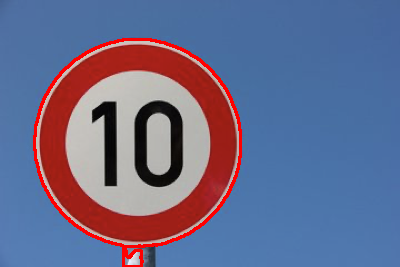
#> input picture Contornos/road102.png, 400 x 267 px, given in place of the camera
$ python camara_segmentation.py
#> lines starting #> are read from the running program, lines starting #| are printed output that depends on the picture; after the words box and inside, x2 and y2 are one past the last pixel; in counts of white or black regions, pixels touching at a corner belong together
#Codigo basado en el código de Alejandro Armenta Arellano
import cv2
import numpy as np
import time

IMG_ROW_RES = 480
IMG_COL_RES = 640

def init_camera():
    video_capture = cv2.VideoCapture(0)
    ret = video_capture.set(3, IMG_COL_RES)
    ret = video_capture.set(4, IMG_ROW_RES)
    return video_capture

def acquire_image(video_capture):
    ret, frame = video_capture.read()
#> frame is the input picture: shape (267, 400, 3); mean B, G, R 140.5, 107.2, 105
    scaled_rgb_frame = cv2.resize(frame, (0, 0), fx=0.25, fy=0.25)
    scaled_rgb_frame = scaled_rgb_frame[:, :, ::-1]
    return frame, scaled_rgb_frame

def show_frame(name, frame):
    cv2.imshow(name, frame)

lastPublication = 0.0
PUBLISH_TIME = 10

video_capture = init_camera()

while True:
    bgr_video, scaled_rgb_frame = acquire_image(video_capture)

    if np.abs(time.time() - lastPublication) > PUBLISH_TIME:
        try:
            print("No remote action needed ...")
        except KeyboardInterrupt:
            break
        except Exception as e:
            print(e)

        lastPublication = time.time()

    # umbralización global
    _, thresh = cv2.threshold(cv2.cvtColor(bgr_video, cv2.COLOR_BGR2GRAY), 0, 255, cv2.THRESH_BINARY + cv2.THRESH_OTSU)
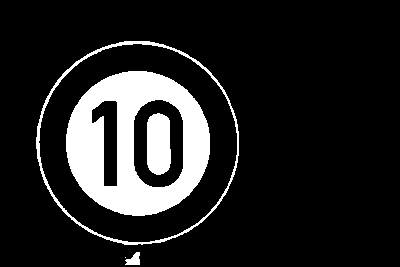
#> thresh: shape (267, 400); 13.7% white; 5 white regions (1 under 20 px), largest, box (x1, y1, x2, y2) and area: (66, 71, 210, 216) 11429, (36, 41, 239, 245) 1771, (147, 113, 171, 175) 1319, (125, 252, 140, 265) 128

    ret, tozero = cv2.threshold(bgr_video, 100, 255, cv2.THRESH_TOZERO)
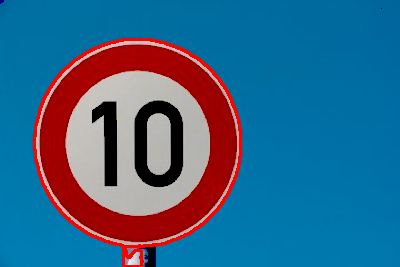
#> tozero: shape (267, 400, 3); mean B, G, R 136.3, 102.1, 53.3

    gray_video = cv2.cvtColor(bgr_video, cv2.COLOR_BGR2GRAY)
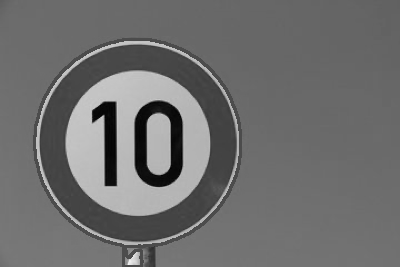
#> gray_video: shape (267, 400); min 0, max 242, mean 110.3
    adaptive = cv2.adaptiveThreshold(gray_video, 255, cv2.ADAPTIVE_THRESH_GAUSSIAN_C, cv2.THRESH_BINARY, 11, 2)
#> adaptive: shape (267, 400); 90.1% white; 211 black regions (206 under 20 px), largest, box (x1, y1, x2, y2) and area: (40, 45, 237, 242) 2616, (33, 38, 242, 267) 2603, (61, 66, 215, 222) 2028, (135, 100, 183, 187) 1842, (92, 101, 117, 186) 1013

    _, th_bin_img = cv2.threshold(gray_video, 124, 255, cv2.THRESH_BINARY_INV)
#> th_bin_img: shape (267, 400); 86% white; 11 black regions (6 under 20 px), largest, box (x1, y1, x2, y2) and area: (65, 70, 210, 216) 11556, (36, 41, 239, 245) 1888, (147, 113, 171, 175) 1354, (125, 252, 140, 265) 136, (127, 248, 137, 255) 32
    SE = np.ones((15, 15), np.uint8)
    ero_img = cv2.erode(th_bin_img, SE, iterations=1)
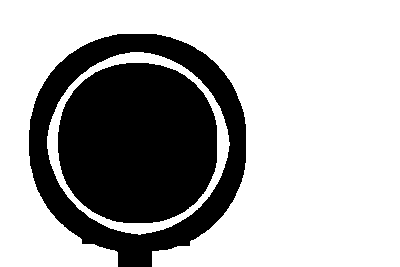
#> ero_img: shape (267, 400); 67.7% white; 2 black regions, box (x1, y1, x2, y2) and area: (58, 63, 217, 223) 20804, (29, 34, 246, 267) 13670
    ret, markers = cv2.connectedComponents(ero_img)
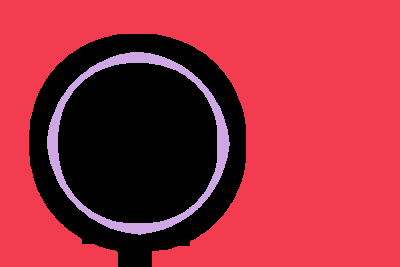
#> markers: shape (267, 400) int32; 3 distinct labels, from 0 to 2; one colour per label, 0 black
#> ret = 3
    watershed = cv2.watershed(bgr_video, markers)
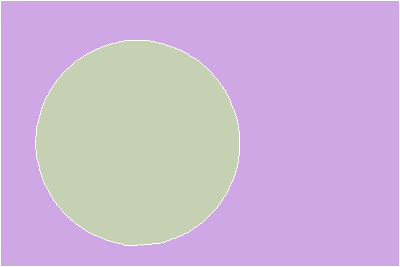
#> watershed: shape (267, 400) int32; 3 distinct labels, from -1 to 2; one colour per label, 0 black, -1 white

    show_frame('RGB image', bgr_video)
    show_frame('Contornos', adaptive)
    show_frame('Global Segmentation', thresh)
    show_frame('Watershed', cv2.applyColorMap(watershed.astype(np.uint8), cv2.COLORMAP_CIVIDIS))
#> call 4 of show_frame, with name = 'Watershed'
#> in show_frame (call 4), `cv2.imshow(name, frame)`:
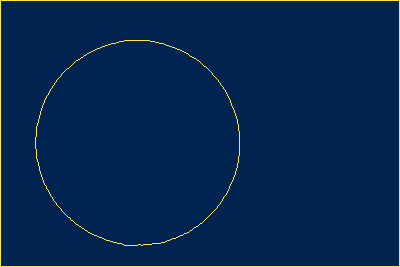
#> window 'Watershed': shape (267, 400, 3); mean B, G, R 79.2, 38.8, 4.5

    if cv2.waitKey(1) & 0xFF == ord('q'):
#> (key q is pressed here)
        break

video_capture.release()
cv2.destroyAllWindows()

$ run again, on Contornos/road151.png
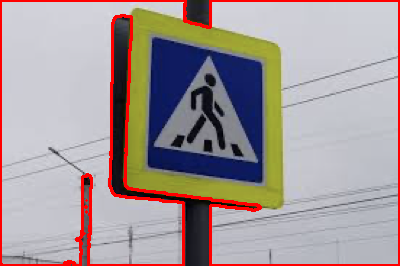
#> input picture Contornos/road151.png, 400 x 266 px, given in place of the camera
#> in acquire_image, frame is the input picture: shape (266, 400, 3); mean B, G, R 153.9, 153.3, 165.1
#> thresh: shape (266, 400); 78.9% white; 42 black regions (35 under 20 px), largest, box (x1, y1, x2, y2) and area: (0, 0, 400, 266) 11071, (146, 37, 264, 184) 9496, (170, 73, 226, 150) 1360
#> adaptive: shape (266, 400); 80.6% white; 529 black regions (475 under 20 px), largest, box (x1, y1, x2, y2) and area: (0, 0, 400, 266) 10032, (148, 37, 263, 183) 3279, (213, 195, 397, 231) 918
#> th_bin_img: shape (266, 400); 21.7% white; 49 white regions (45 under 20 px), largest, box (x1, y1, x2, y2) and area: (141, 36, 264, 184) 11688, (0, 0, 400, 266) 11122, (49, 147, 65, 160) 39, (129, 233, 132, 243) 23
#> ero_img: shape (266, 400); 5.3% white; 7 white regions (1 under 20 px), largest, box (x1, y1, x2, y2) and area: (156, 45, 198, 123) 1603, (221, 61, 257, 138) 1210, (189, 203, 205, 266) 997, (116, 22, 126, 188) 813, (153, 154, 257, 176) 720, (190, 0, 205, 19) 250
#> `ret, markers = cv2.connectedComponents(ero_img)`:
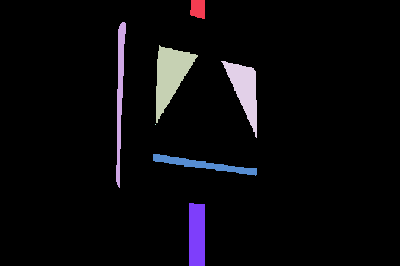
#> markers: shape (266, 400) int32; 8 distinct labels, from 0 to 7; one colour per label, 0 black
#> ret = 8
#> watershed: shape (266, 400) int32; 8 distinct labels, from -1 to 7
#> in show_frame (call 4), `cv2.imshow(name, frame)`:
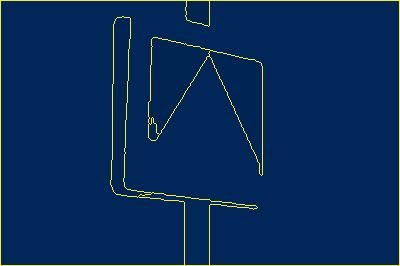
#> window 'Watershed': shape (266, 400, 3); mean B, G, R 86.7, 43.7, 6.4

$ run again, on Contornos/road289.png
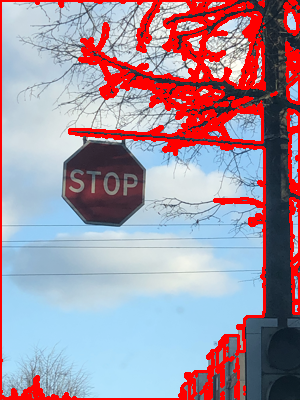
#> input picture Contornos/road289.png, 300 x 400 px, given in place of the camera
#> in acquire_image, frame is the input picture: shape (400, 300, 3); mean B, G, R 161.4, 147.3, 165.8
#> thresh: shape (400, 300); 64.8% white; 252 black regions (247 under 20 px), largest, box (x1, y1, x2, y2) and area: (0, 0, 300, 400) 41445, (117, 94, 141, 105) 57, (109, 28, 126, 51) 44, (163, 204, 177, 208) 23, (46, 45, 61, 51) 22
#> adaptive: shape (400, 300); 71.7% white; 686 black regions (659 under 20 px), largest, box (x1, y1, x2, y2) and area: (0, 0, 300, 400) 30091, (3, 270, 260, 276) 389, (4, 246, 261, 249) 380
#> th_bin_img: shape (400, 300); 34.4% white; 219 white regions (217 under 20 px), largest, box (x1, y1, x2, y2) and area: (0, 0, 300, 400) 40722, (126, 94, 135, 100) 20
#> ero_img: shape (400, 300); 10.1% white; 12 white regions (3 under 20 px), largest, box (x1, y1, x2, y2) and area: (230, 0, 300, 400) 9733, (76, 148, 134, 175) 940, (77, 199, 132, 219) 647
#> `ret, markers = cv2.connectedComponents(ero_img)`:
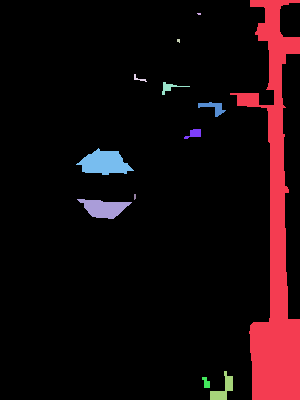
#> markers: shape (400, 300) int32; 13 distinct labels, from 0 to 12; one colour per label, 0 black
#> ret = 13
#> watershed: shape (400, 300) int32; 13 distinct labels, from -1 to 12
#> in show_frame (call 4), `cv2.imshow(name, frame)`:
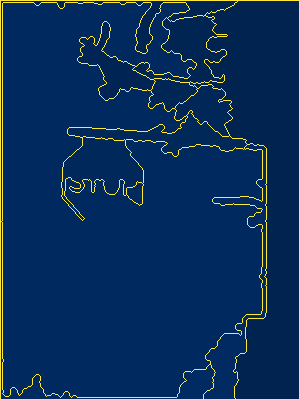
#> window 'Watershed': shape (400, 300, 3); mean B, G, R 89.7, 47.9, 10.1
